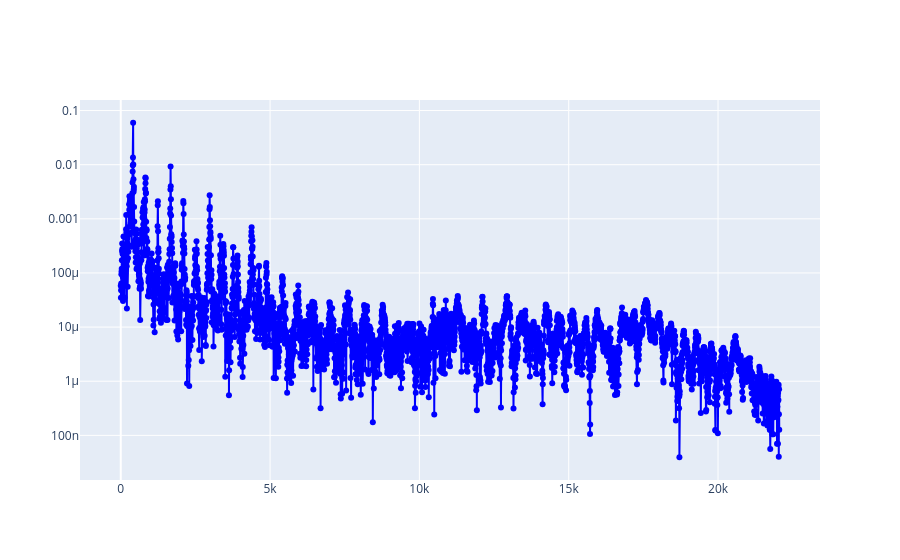

Notebook code for this chart:
### Markdown cell above
1.2. Select a time where almost all harmonics are present and plot the spectrum at that time.

### Code cell
# Choose a time where harmonics are visible (in seconds)

t0 = .1

time_hop = np.argmin((tt - t0)**2)
fft = S[:, time_hop]

data_plot = [
    go.Scatter(
        x=ff,
        y=np.sqrt(fft),
        mode='lines+markers',
        line=dict(shape='linear', color='blue')
    )
]

fig = go.Figure(data_plot)
fig.update_yaxes(type="log")
fig.show()

### Figure 1 — Plotly figure (JSON) as saved in the notebook; plotly's stock layout.template omitted (floating-point values rounded to 4 significant figures; data arrays with more than 128 entries replaced by an {"elided": "..."} marker saying what was removed)
{"data": [{"line": {"color": "blue", "shape": "linear"}, "mode": "lines+markers", "type": "scatter", "x": {"elided": "4097 float values"}, "y": {"elided": "4097 float values"}}], "layout": {"yaxis": {"type": "log"}}}
